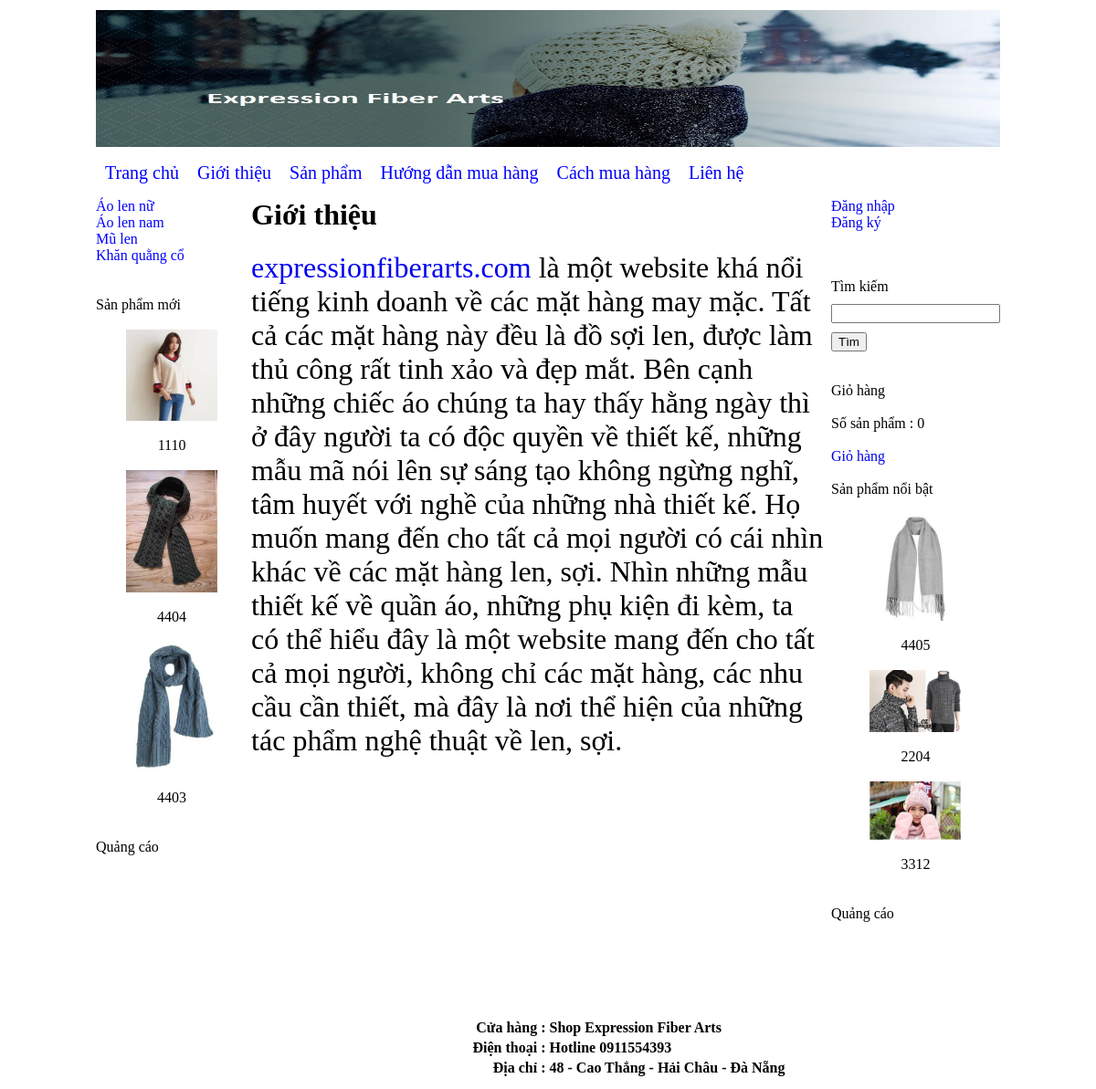
The page /?thamso=xuat_mot_tin&id=1 on the database its author committed.
### tables this page shows
CREATE TABLE `banner` (
  `id` int(11) NOT NULL,
  `hinh` varchar(256) NOT NULL,
  `rong` varchar(256) NOT NULL,
  `cao` varchar(256) NOT NULL
);

CREATE TABLE `menu_ngang` (
  `id` int(11) NOT NULL,
  `ten` varchar(256) NOT NULL,
  `noi_dung` mediumtext NOT NULL,
  `loai_menu` varchar(256) NOT NULL
);

CREATE TABLE `menu_doc` (
  `id` int(11) NOT NULL,
  `ten` varchar(256) NOT NULL
);

CREATE TABLE `san_pham` (
  `id` int(11) NOT NULL,
  `ten` varchar(256) NOT NULL,
  `gia` int(255) NOT NULL,
  `hinh_anh` varchar(256) NOT NULL,
  `noi_dung` mediumtext NOT NULL,
  `thuoc_menu` int(255) NOT NULL,
  `noi_bat` varchar(256) NOT NULL,
  `trang_chu` varchar(256) NOT NULL,
  `sap_xep_trang_chu` int(255) NOT NULL
);

CREATE TABLE `footer` (
  `id` int(11) NOT NULL,
  `html` mediumtext NOT NULL
);

### chuc_nang/menu_ngang/menu_ngang.php (the view)
<?php
	$tv="select id,ten,loai_menu from menu_ngang order by id";
	$tv_1=mysqli_query($connect,$tv);
	echo "<div class='menu_ngang' >";
	echo "<a href='index.php'>Trang chủ</a>";
	while($tv_2=mysqli_fetch_array($tv_1))
	{
		if($tv_2['loai_menu']==""){$link_menu="?thamso=xuat_mot_tin&id=".$tv_2['id'];}
		if($tv_2['loai_menu']=="san_pham"){$link_menu="?thamso=xuat_san_pham_2";}
		echo "<a href='$link_menu'>";
			echo $tv_2['ten'];
		echo "</a>";
	}
	echo "</div>";
?>

### chuc_nang/banner/banner.php
<?php
	$tv="select * from banner limit 0,1";
	$tv_1=mysqli_query($connect,$tv);
	$tv_2=mysqli_fetch_array($tv_1);
	$link_hinh="hinh_anh/banner/".$tv_2['hinh'];
	echo "<img src='".$link_hinh."' width='".$tv_2['rong']."' height='".$tv_2['cao']."' >";
?>

### chuc_nang/menu_doc/menu_doc.php
<?php
	$tv="select * from menu_doc order by id";
	$tv_1=mysqli_query($connect,$tv);
	echo "<div class='menu_doc' >";
	while($tv_2=mysqli_fetch_array($tv_1))
	{
		$link="?thamso=xuat_san_pham&id=".$tv_2['id'];
		echo "<a href='$link'>";
			echo $tv_2['ten'];
		echo "</a>";
	}
	echo "</div>";
?>

### chuc_nang/san_pham/moi.php
<br><br>
Sản phẩm mới <br><br>
<center>
	<?php
		$tv="select id,ten,hinh_anh from san_pham order by id desc limit 0,3";
		$tv_1=mysqli_query($connect,$tv);
		while($tv_2=mysqli_fetch_array($tv_1))
		{
			$link_anh="hinh_anh/san_pham/".$tv_2['hinh_anh'];
			$link_chi_tiet="?thamso=chi_tiet_san_pham&id=".$tv_2['id'];
			echo "<a href='$link_chi_tiet' >";
				echo "<img src='$link_anh' width='100px' >";
			echo "</a>";
			echo "<br><br>";
			echo $tv_2['ten'];
			echo "<br>";
			echo "<br>";
		}
	?>
</center>

### chuc_nang/xuat_mot_tin.php
<?php
	$id=$_GET['id'];
	$tv="select * from menu_ngang where id='$id'";
	$tv_1=mysqli_query($connect,$tv);
	$tv_2=mysqli_fetch_array($tv_1);
	echo "<h1>";
		echo $tv_2['ten'];
	echo "</h1>";
	echo $tv_2['noi_dung'];
?>

### chuc_nang/san_pham/noi_bat.php
<br><br>
Sản phẩm nổi bật <br><br>
<center>
	<?php
		$tv="select id,ten,hinh_anh from san_pham where noi_bat='co' order by id desc limit 0,3";
		$tv_1=mysqli_query($connect,$tv);
		while($tv_2=mysqli_fetch_array($tv_1))
		{
			$link_anh="hinh_anh/san_pham/".$tv_2['hinh_anh'];
			$link_chi_tiet="?thamso=chi_tiet_san_pham&id=".$tv_2['id'];
			echo "<a href='$link_chi_tiet' >";
				echo "<img src='$link_anh' width='100px' >";
			echo "</a>";
			echo "<br><br>";
			echo $tv_2['ten'];
			echo "<br>";
			echo "<br>";
		}
	?>
</center>

### chuc_nang/footer/footer.php
<?php
	$tv="select * from footer limit 0,1";
	$tv_1=mysqli_query($connect,$tv);
	$tv_2=mysqli_fetch_array($tv_1);
	echo $tv_2['html'];
?>

### giao_dien/giao_dien.css (style rules this page uses)
a { text-decoration: none; }
div.menu_ngang a { color:blue; margin-left: 10px; margin-right: 10px; text-decoration: none; font-size:20px; }
div.menu_doc a { color:blue; text-decoration: none; display:block; }

### rows shown on the page
banner: hinh (picture)
menu_ngang: ten "Giới thiệu", noi_dung "expressionfiberarts.com là một website khá nổi tiếng kinh doanh về các mặt hàng may mặc. Tất cả các mặt hàng này đều là đồ sợi len, được làm thủ công rất tinh xảo và đẹp mắt. Bên cạnh những chiếc áo chúng ta hay thấy hằng ngày thì ở đây người ta có độc quyền về thiết kế, những mẫu mã nói lên sự sáng tạo không ngừng nghĩ, tâm huyết với nghề của những nhà thiết kế. Họ muốn mang đến cho tất cả mọi người có cái nhìn khác về các mặt hàng len, sợi. Nhìn những mẫu thiết kế về quần áo, những phụ kiện đi kèm, ta có thể hiểu đây là một website mang đến cho tất cả mọi người, không chỉ các mặt hàng, các nhu cầu cần thiết, mà đây là nơi thể hiện của những tác phẩm nghệ thuật về len, sợi."
menu_ngang: ten "Sản phẩm"
menu_ngang: ten "Hướng dẫn mua hàng"
menu_ngang: ten "Cách mua hàng"
menu_ngang: ten "Liên hệ"
menu_doc: ten "Áo len nữ"
menu_doc: ten "Áo len nam"
menu_doc: ten "Mũ len"
menu_doc: ten "Khăn quằng cổ"
san_pham: hinh_anh (picture), ten "1110"
san_pham: hinh_anh (picture), ten "4404"
san_pham: hinh_anh (picture), ten "4403"
san_pham: hinh_anh (picture), ten "4405"
san_pham: hinh_anh (picture), ten "2204"
san_pham: hinh_anh (picture), ten "3312"
footer: html "Cửa hàng : Shop Expression Fiber Arts Điện thoại : Hotline 0911554393 Địa chỉ : 48 - Cao Thắng - Hải Châu - Đà Nẵng"

### other values the page prints
$so_luong "0"
